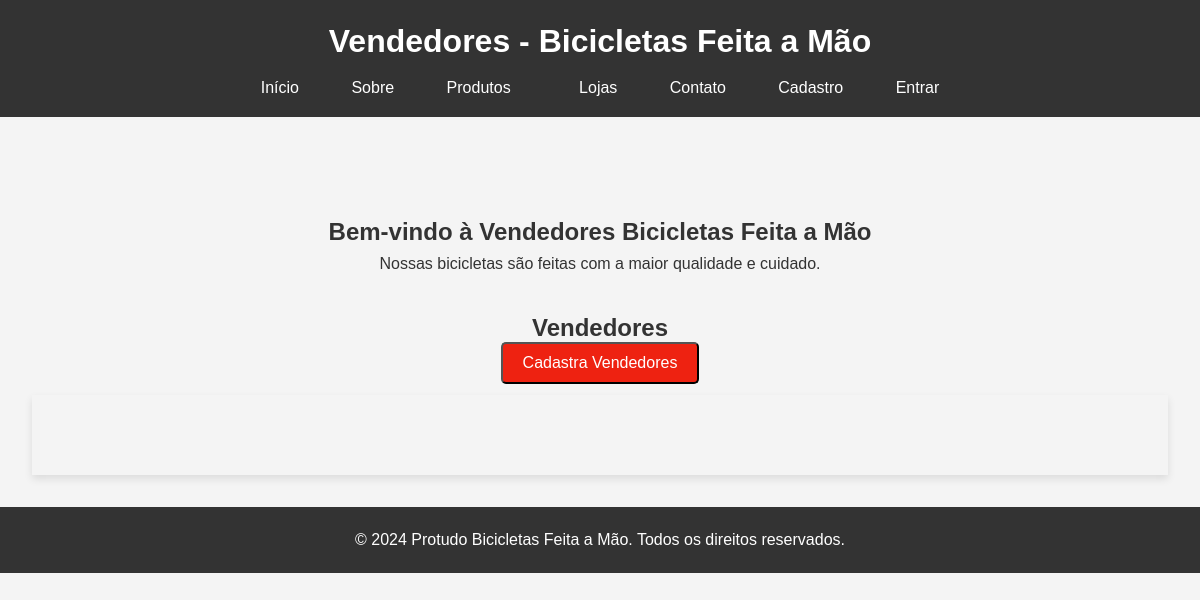
Before: /vendedores/ with the older database file.
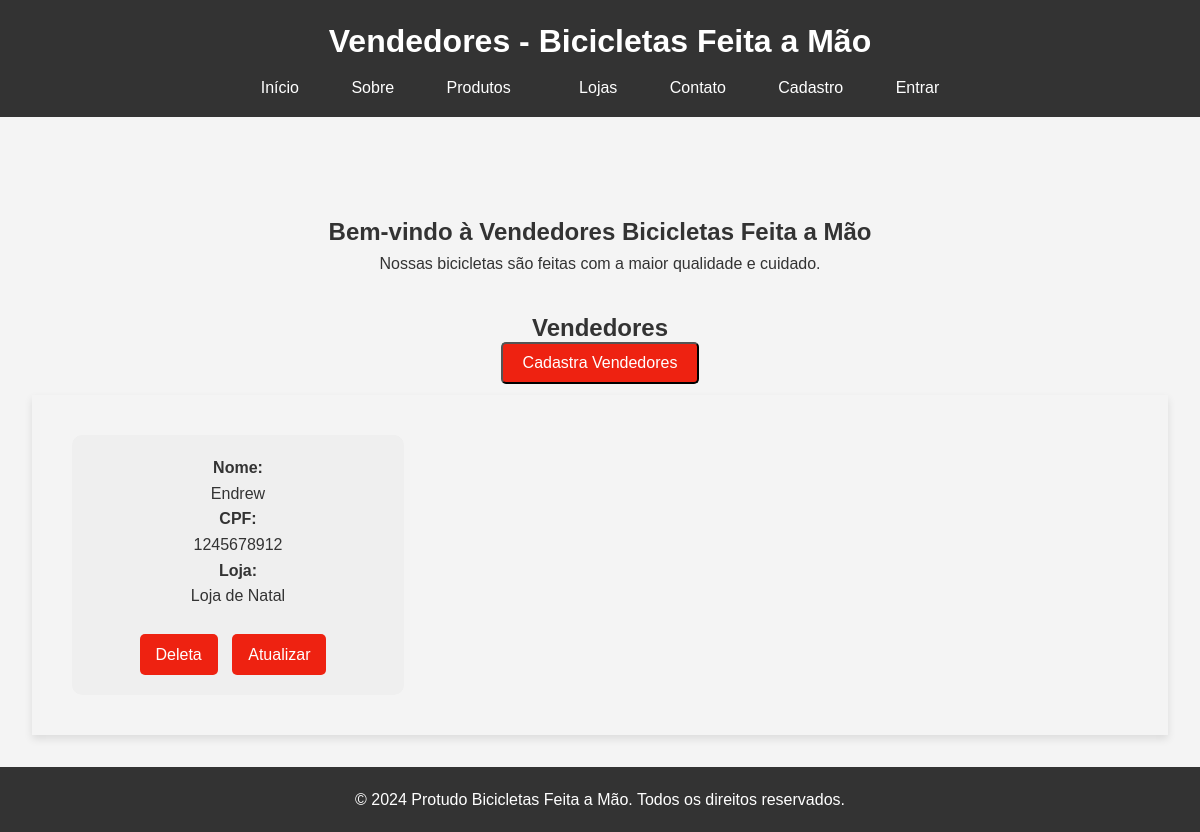
After: the same page with the newer database file.
### bikcraft/models.py (models this page shows, shortened)
class Pessoas(models.Model):
    nome = models.CharField(max_length=100, verbose_name='Nome')
    cpf  = models.CharField(max_length=11, verbose_name='CPF')
    opcao_lojas = models.ForeignKey(Lojas, on_delete=models.CASCADE, verbose_name='Lojas')

class Lojas(models.Model):
    nome = models.CharField(max_length=30, verbose_name='Nome da Loja')
    produtos = models.ManyToManyField(Bike, verbose_name='Produtos')
    cnpj = models.CharField(max_length=25, verbose_name='CNPJ')
    detalhe = models.TextField(blank=True, null=True, verbose_name='Descrição')
    def __str__(self):
        return self.nome

### bikcraft/views.py (the view)
# urls.py: path('vendedores/', views.vendedores, name='pagina-vendedores'),
def vendedores(request):
    informacao_pessoas = Pessoas.objects.all()
    return render(request, 'vendedores.html', {'vendedores': informacao_pessoas})

### bikcraft/templates/vendedores.html (shortened to what this page needs)
{% load static %}
<!DOCTYPE html>
<html lang="pt-BR">
<head>
    <link rel="stylesheet" href="{% static "base/css/vendedores.css" %}">
</head>
<body>
    <header>
        <h1>Vendedores - Bicicletas Feita a Mão</h1>
        <nav>
            <ul>
                <li><a href='{% url "pagina-inicial" %}'>Início</a></li>
                <li><a href="{% url "pagina-sobre" %}">Sobre</a></li>
                <li><a href='{% url "pagina-produtos" %}'>Produtos</a><li>
                <li><a href='{% url "pagina-loja" %}'>Lojas</a></li>
                <li><a href="{% url "pagina-contados" %}">Contato</a></li>
                <li><a href='{% url "cadastra-usuario" %}'>Cadastro</a></li>
                {% if request.user.is_authenticated %}
                <li><a href='{% url "sair" %}'>Sair</a></li>
                {% else %}
                <li><a href='{% url "acessar" %}'>Entrar</a></li>
                {% endif %}
            </ul>
        </nav>
    </header>
    <main>
        <section id="home">
            <h2><center>Bem-vindo à Vendedores Bicicletas Feita a Mão</center></h2>
            <p><center>Nossas bicicletas são feitas com a maior qualidade e cuidado.</center></p>
        </section>
        <h2><center>Vendedores</center></h2>
        <div class="button-cadastra">
            <a href='{% url "cadastra-pessoas" %}'><button>Cadastra Vendedores</button></a>
        </div>
        <section id="products">
            {% for vendedor in vendedores %}
                <div class='product-card'>
                    <div class="button-container">
                        {% for vendedor in vendedores %}
                            <h4>Nome:</h4>
                            <p>{{vendedor.nome}}</p>
                            <h4>CPF:</h4>
                            <p>{{vendedor.cpf}}</p>
                            <h4>Loja:</h4>
                            <p>{{vendedor.opcao_lojas}}</p><br>
                        {% endfor %}
                        <a href='{% url "deleta-pessoas" vendedor.id %}'><button>Deleta</button></a>
                        <a id='atualizado' href='atualiza-vendedores'><button id='atualiza'>Atualizar</button></a>
                    </div>
                </div>
            {% endfor %}
        </section>
    </main>
    <footer>
        <p>&copy; 2024 Protudo Bicicletas Feita a Mão. Todos os direitos reservados.</p>
    </footer>
</body>
</html>

Changed rows visible on the page:
added Pessoas: nome "Endrew", cpf "1245678912", opcao_lojas "Loja de Natal"
